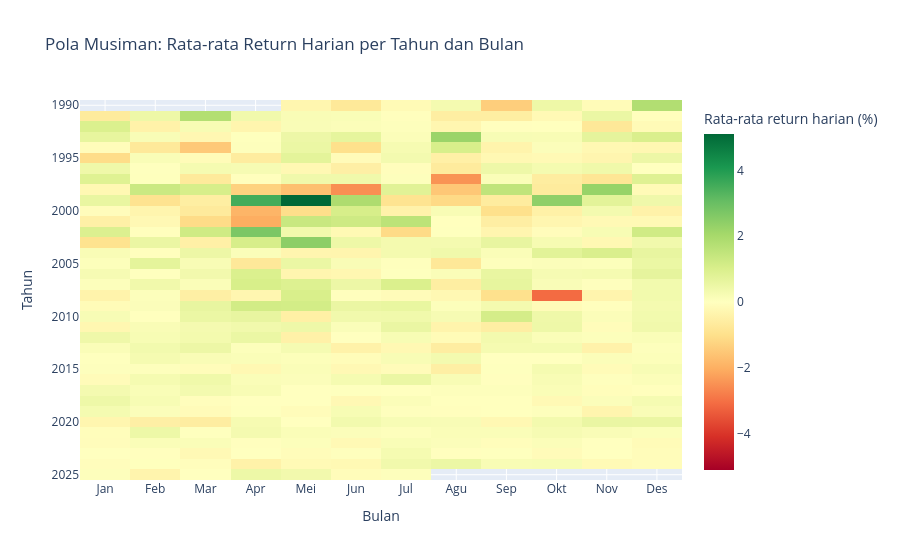

Source (notebook cell):
### Markdown cell above
Sel 9 — pola musiman (heatmap rata-rata return per tahun x bulan)

### Code cell
NAMA_BULAN = ["Jan", "Feb", "Mar", "Apr", "Mei", "Jun", "Jul", "Agu", "Sep", "Okt", "Nov", "Des"]

musiman = (
    df_ret.group_by(["tahun", "bulan"])
    .agg((pl.col("ret").mean() * 100).alias("rata_ret_pct"))
)
pivot_musiman = musiman.pivot(on="bulan", index="tahun", values="rata_ret_pct").sort("tahun")
kolom_bulan = [m for m in range(1, 13) if str(m) in pivot_musiman.columns]

fig5 = px.imshow(
    pivot_musiman.select([str(m) for m in kolom_bulan]).to_numpy(),
    x=[NAMA_BULAN[m - 1] for m in kolom_bulan],
    y=pivot_musiman["tahun"].to_list(),
    color_continuous_scale="RdYlGn", color_continuous_midpoint=0, aspect="auto",
    labels={"x": "Bulan", "y": "Tahun", "color": "Rata-rata return harian (%)"},
    title="Pola Musiman: Rata-rata Return Harian per Tahun dan Bulan",
)
fig5.show()

### Figure 1 — Plotly figure (JSON) as saved in the notebook; plotly's stock layout.template omitted (floating-point values rounded to 4 significant figures; data arrays with more than 128 entries replaced by an {"elided": "..."} marker saying what was removed)
{"data": [{"coloraxis": "coloraxis", "hovertemplate": "Bulan: %{x}<br>Tahun: %{y}<br>Rata-rata return harian (%): %{z}<extra></extra>", "name": "0", "type": "heatmap", "x": ["Jan", "Feb", "Mar", "Apr", "Mei", "Jun", "Jul", "Agu", "Sep", "Okt", "Nov", "Des"], "xaxis": "x", "y": [1990, 1991, 1992, 1993, 1994, 1995, 1996, 1997, 1998, 1999, 2000, 2001, 2002, 2003, 2004, 2005, 2006, 2007, 2008, 2009, 2010, 2011, 2012, 2013, 2014, 2015, 2016, 2017, 2018, 2019, 2020, 2021, 2022, 2023, 2024, 2025], "yaxis": "y", "z": {"elided": "36x12 float values"}}], "layout": {"coloraxis": {"autocolorscale": false, "cmid": 0, "colorbar": {"title": {"text": "Rata-rata return harian (%)"}}, "colorscale": [[0, "rgb(165,0,38)"], [0.1, "rgb(215,48,39)"], [0.2, "rgb(244,109,67)"], [0.3, "rgb(253,174,97)"], [0.4, "rgb(254,224,139)"], [0.5, "rgb(255,255,191)"], [0.6, "rgb(217,239,139)"], [0.7, "rgb(166,217,106)"], [0.8, "rgb(102,189,99)"], [0.9, "rgb(26,152,80)"], [1, "rgb(0,104,55)"]]}, "title": {"text": "Pola Musiman: Rata-rata Return Harian per Tahun dan Bulan"}, "xaxis": {"anchor": "y", "domain": [0, 1], "title": {"text": "Bulan"}}, "yaxis": {"anchor": "x", "autorange": "reversed", "domain": [0, 1], "title": {"text": "Tahun"}}}}
